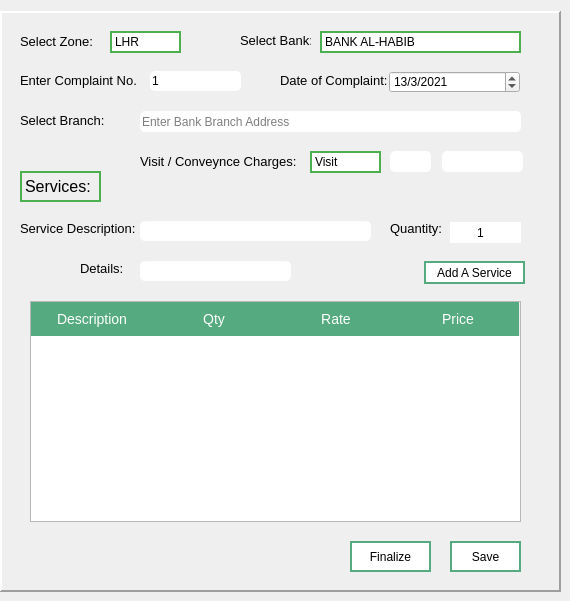
    <widget class="QWidget" name="page">
     <widget class="QFrame" name="frame_2">
      <property name="geometry">
       <rect>
        <x>0</x>
        <y>11</y>
        <width>561</width>
        <height>581</height>
       </rect>
      </property>
      <property name="cursor">
       <cursorShape>IBeamCursor</cursorShape>
      </property>
      <property name="focusPolicy">
       <enum>Qt::NoFocus</enum>
      </property>
      <property name="styleSheet">
       <string notr="true">box-shadow: 0 8px 6px -6px black;
</string>
      </property>
      <property name="frameShape">
       <enum>QFrame::Panel</enum>
      </property>
      <property name="frameShadow">
       <enum>QFrame::Raised</enum>
      </property>
      <property name="lineWidth">
       <number>2</number>
      </property>
      <property name="midLineWidth">
       <number>2</number>
      </property>
      <widget class="QLabel" name="zoneLabel">
       <property name="geometry">
        <rect>
         <x>20</x>
         <y>20</y>
         <width>81</width>
         <height>21</height>
        </rect>
       </property>
       <property name="text">
        <string>&lt;html&gt;&lt;head/&gt;&lt;body&gt;&lt;p&gt;&lt;span style=&quot; font-size:10pt;&quot;&gt;Select Zone:&lt;/span&gt;&lt;/p&gt;&lt;/body&gt;&lt;/html&gt;</string>
       </property>
      </widget>
      <widget class="QComboBox" name="zoneComBox">
       <property name="geometry">
        <rect>
         <x>110</x>
         <y>20</y>
         <width>71</width>
         <height>22</height>
        </rect>
       </property>
       <property name="acceptDrops">
        <bool>true</bool>
       </property>
       <property name="styleSheet">
        <string notr="true">
.QComboBox{
	border: 2px solid #4CAF50;
 }



QComboBox::down-arrow {
    position: relative;
     height: 15px;
     width: 15px;
	border: 12px;
 
    image: url(&quot;C:/Users/haseeb/AppData/Local/Temp/icons8_expand_arrow_32px.png&quot;)
}
QComboBox::drop-down {
    border: 0px; 
}
</string>
       </property>
       <property name="currentText">
        <string>LHR</string>
       </property>
       <item>
        <property name="text">
         <string>LHR</string>
        </property>
       </item>
       <item>
        <property name="text">
         <string>GUJ</string>
        </property>
       </item>
       <item>
        <property name="text">
         <string>FSD</string>
        </property>
       </item>
       <item>
        <property name="text">
         <string>KPK</string>
        </property>
       </item>
      </widget>
      <widget class="QLabel" name="label_2">
       <property name="geometry">
        <rect>
         <x>20</x>
         <y>100</y>
         <width>101</width>
         <height>20</height>
        </rect>
       </property>
       <property name="text">
        <string>&lt;html&gt;&lt;head/&gt;&lt;body&gt;&lt;p&gt;&lt;span style=&quot; font-size:10pt;&quot;&gt;Select Branch:&lt;/span&gt;&lt;/p&gt;&lt;/body&gt;&lt;/html&gt;</string>
       </property>
      </widget>
      <widget class="QLineEdit" name="branchAddress">
       <property name="geometry">
        <rect>
         <x>140</x>
         <y>100</y>
         <width>381</width>
         <height>21</height>
        </rect>
       </property>
       <property name="styleSheet">
        <string notr="true">border-bottom:1px solid #eee;
border:0;
box-shadow:0 0 15px 4px rgba(0,0,0,0.06);
border-radius:5px;
height:10px;
</string>
       </property>
       <property name="text">
        <string/>
       </property>
       <property name="readOnly">
        <bool>false</bool>
       </property>
       <property name="placeholderText">
        <string>Enter Bank Branch Address</string>
       </property>
      </widget>
      <widget class="QLabel" name="label_3">
       <property name="geometry">
        <rect>
         <x>240</x>
         <y>22</y>
         <width>71</width>
         <height>16</height>
        </rect>
       </property>
       <property name="text">
        <string>&lt;html&gt;&lt;head/&gt;&lt;body&gt;&lt;p&gt;&lt;span style=&quot; font-size:10pt;&quot;&gt;Select Bank:&lt;/span&gt;&lt;/p&gt;&lt;/body&gt;&lt;/html&gt;</string>
       </property>
      </widget>
      <widget class="QComboBox" name="bankComBox">
       <property name="geometry">
        <rect>
         <x>320</x>
         <y>20</y>
         <width>201</width>
         <height>22</height>
        </rect>
       </property>
       <property name="acceptDrops">
        <bool>true</bool>
       </property>
       <property name="styleSheet">
        <string notr="true">
.QComboBox{
	border: 2px solid #4CAF50;
 }


QComboBox::down-arrow {
    position: relative;
     height: 15px;
     width: 15px;
	border: 12px;
 
    image: url(&quot;C:/Users/haseeb/AppData/Local/Temp/icons8_expand_arrow_32px.png&quot;)
}
QComboBox::drop-down {
    border: 0px; 
}

</string>
       </property>
       <property name="insertPolicy">
        <enum>QComboBox::InsertAfterCurrent</enum>
       </property>
       <item>
        <property name="text">
         <string>BANK AL-HABIB</string>
        </property>
       </item>
       <item>
        <property name="text">
         <string>BANK AL-FALAH</string>
        </property>
       </item>
       <item>
        <property name="text">
         <string>MEHRAN BANK</string>
        </property>
       </item>
       <item>
        <property name="text">
         <string>DUBAI ISLAMIC BANK</string>
        </property>
       </item>
      </widget>
      <widget class="QLabel" name="label_4">
       <property name="geometry">
        <rect>
         <x>20</x>
         <y>60</y>
         <width>121</width>
         <height>20</height>
        </rect>
       </property>
       <property name="text">
        <string>&lt;html&gt;&lt;head/&gt;&lt;body&gt;&lt;p&gt;&lt;span style=&quot; font-size:10pt;&quot;&gt;Enter Complaint No.&lt;/span&gt;&lt;/p&gt;&lt;/body&gt;&lt;/html&gt;</string>
       </property>
      </widget>
      <widget class="QLineEdit" name="lineEdit_2">
       <property name="geometry">
        <rect>
         <x>150</x>
         <y>60</y>
         <width>91</width>
         <height>20</height>
        </rect>
       </property>
       <property name="styleSheet">
        <string notr="true">border-bottom:1px solid #eee;
border:0;
box-shadow:0 0 15px 4px rgba(0,0,0,0.06);
border-radius:5px;
height:10px;</string>
       </property>
       <property name="text">
        <string>1</string>
       </property>
      </widget>
      <widget class="QDateEdit" name="dateEdit">
       <property name="geometry">
        <rect>
         <x>389</x>
         <y>60</y>
         <width>131</width>
         <height>22</height>
        </rect>
       </property>
       <property name="layoutDirection">
        <enum>Qt::LeftToRight</enum>
       </property>
       <property name="autoFillBackground">
        <bool>false</bool>
       </property>
       <property name="styleSheet">
        <string notr="true">
QDateEdit{
qproperty-alignment: AlignCenter;
}
QDateEdit::up-button {subcontrol-origin:border;
    subcontrol-position:right;
    image: url(&quot;C:/Users/haseeb/AppData/Local/Temp/icons8_plus_16px_3.png&quot;);
    width: 22px;
    height: 20px;       
}
QDateEdit::down-button{subcontrol-origin:border;
    subcontrol-position:left;
image: url(&quot;C:/Users/haseeb/AppData/Local/Temp/icons8_minus_16px_1.png&quot;);
    width: 22px;
    height: 20px;
}
QDateEdit::up-button:pressed{subcontrol-origin:border;
    subcontrol-position:right;
    image: url(&quot;C:/Users/haseeb/AppData/Local/Temp/icons8_plus_16px_2.png&quot;);
    width: 22px;
    height: 20px;       
}
  
QDateEdit::down-button:pressed{
    subcontrol-position:left;
    image: url(&quot;C:/Users/haseeb/AppData/Local/Temp/icons8_minus_16px_2.png&quot;);
    width: 22px;
    height: 20px;
}</string>
       </property>
       <property name="wrapping">
        <bool>false</bool>
       </property>
       <property name="readOnly">
        <bool>false</bool>
       </property>
       <property name="dateTime">
        <datetime>
         <hour>0</hour>
         <minute>0</minute>
         <second>0</second>
         <year>2021</year>
         <month>3</month>
         <day>13</day>
        </datetime>
       </property>
       <property name="displayFormat">
        <string>d/M/yyyy</string>
       </property>
       <property name="date">
        <date>
         <year>2021</year>
         <month>3</month>
         <day>13</day>
        </date>
       </property>
      </widget>
      <widget class="QLabel" name="label_5">
       <property name="geometry">
        <rect>
         <x>280</x>
         <y>60</y>
         <width>111</width>
         <height>20</height>
        </rect>
       </property>
       <property name="text">
        <string>&lt;html&gt;&lt;head/&gt;&lt;body&gt;&lt;p&gt;&lt;span style=&quot; font-size:10pt;&quot;&gt;Date of Complaint:&lt;/span&gt;&lt;/p&gt;&lt;/body&gt;&lt;/html&gt;</string>
       </property>
      </widget>
      <widget class="QLabel" name="label_6">
       <property name="geometry">
        <rect>
         <x>140</x>
         <y>140</y>
         <width>161</width>
         <height>21</height>
        </rect>
       </property>
       <property name="text">
        <string>&lt;html&gt;&lt;head/&gt;&lt;body&gt;&lt;p&gt;&lt;span style=&quot; font-size:10pt;&quot;&gt;Visit / Conveynce Charges:&lt;/span&gt;&lt;/p&gt;&lt;/body&gt;&lt;/html&gt;</string>
       </property>
      </widget>
      <widget class="QComboBox" name="visitTypeComBox">
       <property name="geometry">
        <rect>
         <x>310</x>
         <y>140</y>
         <width>71</width>
         <height>22</height>
        </rect>
       </property>
       <property name="styleSheet">
        <string notr="true">
.QComboBox{
	border: 2px solid #4CAF50;
 }



QComboBox::down-arrow {
    position: relative;
     height: 10px;
     width: 10px;
	border: 10px;
 
    image: url(&quot;C:/Users/haseeb/AppData/Local/Temp/icons8_expand_arrow_32px.png&quot;)
}
QComboBox::drop-down {
    border: 0px; 
}
</string>
       </property>
       <item>
        <property name="text">
         <string>Visit</string>
        </property>
       </item>
       <item>
        <property name="text">
         <string>Conveynce</string>
        </property>
       </item>
      </widget>
      <widget class="QLineEdit" name="lineEdit_3">
       <property name="geometry">
        <rect>
         <x>390</x>
         <y>140</y>
         <width>41</width>
         <height>21</height>
        </rect>
       </property>
       <property name="styleSheet">
        <string notr="true">.QLineEdit{
border-bottom:1px solid #eee;
border:0;
box-shadow:0 0 15px 4px rgba(0,0,0,0.06);
border-radius:5px;
height:10px;
}</string>
       </property>
       <property name="text">
        <string/>
       </property>
      </widget>
      <widget class="QLineEdit" name="lineEdit_4">
       <property name="geometry">
        <rect>
         <x>442</x>
         <y>140</y>
         <width>81</width>
         <height>21</height>
        </rect>
       </property>
       <property name="styleSheet">
        <string notr="true">border-bottom:1px solid #eee;
border:0;
box-shadow:0 0 15px 4px rgba(0,0,0,0.06);
border-radius:5px;
height:10px;</string>
       </property>
      </widget>
      <widget class="QLabel" name="label_7">
       <property name="geometry">
        <rect>
         <x>20</x>
         <y>160</y>
         <width>81</width>
         <height>31</height>
        </rect>
       </property>
       <property name="styleSheet">
        <string notr="true">border: 2px solid #4CAF50; 
</string>
       </property>
       <property name="text">
        <string>&lt;html&gt;&lt;head/&gt;&lt;body&gt;&lt;p&gt;&lt;span style=&quot; font-size:12pt;&quot;&gt;Services:&lt;/span&gt;&lt;/p&gt;&lt;/body&gt;&lt;/html&gt;</string>
       </property>
      </widget>
      <widget class="QLabel" name="label_8">
       <property name="geometry">
        <rect>
         <x>20</x>
         <y>210</y>
         <width>121</width>
         <height>16</height>
        </rect>
       </property>
       <property name="text">
        <string>&lt;html&gt;&lt;head/&gt;&lt;body&gt;&lt;p&gt;&lt;span style=&quot; font-size:10pt;&quot;&gt;Service Description:&lt;/span&gt;&lt;/p&gt;&lt;/body&gt;&lt;/html&gt;</string>
       </property>
      </widget>
      <widget class="QLineEdit" name="lineEdit_5">
       <property name="geometry">
        <rect>
         <x>140</x>
         <y>210</y>
         <width>231</width>
         <height>20</height>
        </rect>
       </property>
       <property name="styleSheet">
        <string notr="true">border-bottom:1px solid #eee;
border:0;
box-shadow:0 0 15px 4px rgba(0,0,0,0.06);
border-radius:5px;
height:10px;</string>
       </property>
      </widget>
      <widget class="QLineEdit" name="lineEdit_6">
       <property name="geometry">
        <rect>
         <x>140</x>
         <y>250</y>
         <width>151</width>
         <height>20</height>
        </rect>
       </property>
       <property name="styleSheet">
        <string notr="true">
border:0;
border-radius:5px;
height:10px;</string>
       </property>
      </widget>
      <widget class="QLabel" name="label_9">
       <property name="geometry">
        <rect>
         <x>80</x>
         <y>250</y>
         <width>47</width>
         <height>16</height>
        </rect>
       </property>
       <property name="text">
        <string>&lt;html&gt;&lt;head/&gt;&lt;body&gt;&lt;p&gt;&lt;span style=&quot; font-size:10pt;&quot;&gt;Details:&lt;/span&gt;&lt;/p&gt;&lt;/body&gt;&lt;/html&gt;</string>
       </property>
      </widget>
      <widget class="QLabel" name="label_10">
       <property name="geometry">
        <rect>
         <x>390</x>
         <y>210</y>
         <width>61</width>
         <height>16</height>
        </rect>
       </property>
       <property name="text">
        <string>&lt;html&gt;&lt;head/&gt;&lt;body&gt;&lt;p&gt;&lt;span style=&quot; font-size:10pt;&quot;&gt;Quantity:&lt;/span&gt;&lt;/p&gt;&lt;/body&gt;&lt;/html&gt;</string>
       </property>
      </widget>
      <widget class="QSpinBox" name="spinBox">
       <property name="geometry">
        <rect>
         <x>450</x>
         <y>211</y>
         <width>71</width>
         <height>21</height>
        </rect>
       </property>
       <property name="styleSheet">
        <string notr="true">QSpinBox{
qproperty-alignment: AlignCenter;}
QSpinBox::up-arrow {
image:url(&quot;C:/Users/haseeb/AppData/Local/Temp/icons8_plus_16px.png&quot;);
}


QSpinBox::up-button { 
subcontrol-origin:border;
  subcontrol-position:right;   
  width: 22px;
  height: 20px;
border:0;
 }


 
QSpinBox::down-arrow { 
image:url(&quot;C:/Users/haseeb/AppData/Local/Temp/icons8_minus_16px.png&quot;);}



 
 QSpinBox::down-button { 
border:0px;
subcontrol-origin:border;
  subcontrol-position:left;
  width: 22px;
  height: 20px; 

}
QSpinBox::up-button:pressed{subcontrol-origin:border;
    subcontrol-position:right;
    image: url(&quot;C:/Users/haseeb/AppData/Local/Temp/icons8_plus_16px_2.png&quot;);
    width: 22px;
    height: 20px;       
}
  
QSpinBox::down-button:pressed
{
    subcontrol-position:left;
    image: url(&quot;C:/Users/haseeb/AppData/Local/Temp/icons8_minus_16px_2.png&quot;);
    width: 22px;
    height: 20px;
}
</string>
       </property>
       <property name="buttonSymbols">
        <enum>QAbstractSpinBox::PlusMinus</enum>
       </property>
       <property name="value">
        <number>1</number>
       </property>
      </widget>
      <widget class="QPushButton" name="pushButton">
       <property name="geometry">
        <rect>
         <x>424</x>
         <y>250</y>
         <width>101</width>
         <height>23</height>
        </rect>
       </property>
       <property name="styleSheet">
        <string notr="true">.QPushButton {
  background-color: white;
  color: black;
  border: 2px solid rgb(85, 170, 127); /* Green */
}

.QPushButton {
  transition-duration: 0.4s;
}

.QPushButton:hover {
  background-color: rgb(85, 170, 127); /* Green */
  color: white;
}</string>
       </property>
       <property name="text">
        <string>Add A Service</string>
       </property>
      </widget>
      <widget class="QPushButton" name="pushButton_2">
       <property name="geometry">
        <rect>
         <x>350</x>
         <y>530</y>
         <width>81</width>
         <height>31</height>
        </rect>
       </property>
       <property name="styleSheet">
        <string notr="true">.QPushButton {
  background-color: white;
  color: black;
  border: 2px solid rgb(85, 170, 127);
  font: 10pt &quot;MS Shell Dlg 2&quot;;
}

.QPushButton {
  transition-duration: 0.4s;
}

.QPushButton:hover {
  background-color: rgb(85, 170, 127); /* Green */
  color: white;
}</string>
       </property>
       <property name="text">
        <string>Finalize</string>
       </property>
      </widget>
      <widget class="QPushButton" name="pushButton_3">
       <property name="geometry">
        <rect>
         <x>450</x>
         <y>530</y>
         <width>71</width>
         <height>31</height>
        </rect>
       </property>
       <property name="styleSheet">
        <string notr="true">.QPushButton {
  background-color: white;
  color: black;
  border: 2px solid rgb(85, 170, 127); /* Green */
font: 10pt &quot;MS Shell Dlg 2&quot;;
}

.QPushButton {
  transition-duration: 0.4s;
}

.QPushButton:hover {
  background-color:rgb(85, 170, 127); /* Green */
  color: white;
}</string>
       </property>
       <property name="text">
        <string>Save</string>
       </property>
      </widget>
      <widget class="QTableWidget" name="tableWidget">
       <property name="enabled">
        <bool>true</bool>
       </property>
       <property name="geometry">
        <rect>
         <x>30</x>
         <y>290</y>
         <width>491</width>
         <height>221</height>
        </rect>
       </property>
       <property name="styleSheet">
        <string notr="true">
QHeaderView::section

{
 Font-size:14px; 
 Font-family: &quot;Microsoft YaHei&quot;; 
 Color: #FFFFFF; 
 
 Background:rgb(85, 170, 127); 
Border:1px; 
 Text-align:left;
 
 
 Min-height: 34px;
 max-height:34px; 


 Margin:0px;
 Padding: 0px;

}





</string>
       </property>
       <property name="lineWidth">
        <number>1</number>
       </property>
       <property name="sizeAdjustPolicy">
        <enum>QAbstractScrollArea::AdjustToContents</enum>
       </property>
       <property name="selectionMode">
        <enum>QAbstractItemView::SingleSelection</enum>
       </property>
       <property name="selectionBehavior">
        <enum>QAbstractItemView::SelectRows</enum>
       </property>
       <property name="textElideMode">
        <enum>Qt::ElideRight</enum>
       </property>
       <property name="showGrid">
        <bool>true</bool>
       </property>
       <property name="gridStyle">
        <enum>Qt::SolidLine</enum>
       </property>
       <property name="sortingEnabled">
        <bool>false</bool>
       </property>
       <property name="rowCount">
        <number>0</number>
       </property>
       <property name="columnCount">
        <number>4</number>
       </property>
       <attribute name="horizontalHeaderCascadingSectionResizes">
        <bool>true</bool>
       </attribute>
       <attribute name="horizontalHeaderDefaultSectionSize">
        <number>122</number>
       </attribute>
       <attribute name="horizontalHeaderHighlightSections">
        <bool>false</bool>
       </attribute>
       <attribute name="horizontalHeaderShowSortIndicator" stdset="0">
        <bool>true</bool>
       </attribute>
       <attribute name="horizontalHeaderStretchLastSection">
        <bool>false</bool>
       </attribute>
       <attribute name="verticalHeaderCascadingSectionResizes">
        <bool>true</bool>
       </attribute>
       <attribute name="verticalHeaderStretchLastSection">
        <bool>false</bool>
       </attribute>
       <column>
        <property name="text">
         <string>Description</string>
        </property>
       </column>
       <column>
        <property name="text">
         <string>Qty</string>
        </property>
       </column>
       <column>
        <property name="text">
         <string>Rate</string>
        </property>
       </column>
       <column>
        <property name="text">
         <string>Price</string>
        </property>
       </column>
      </widget>
     </widget>
    </widget>
